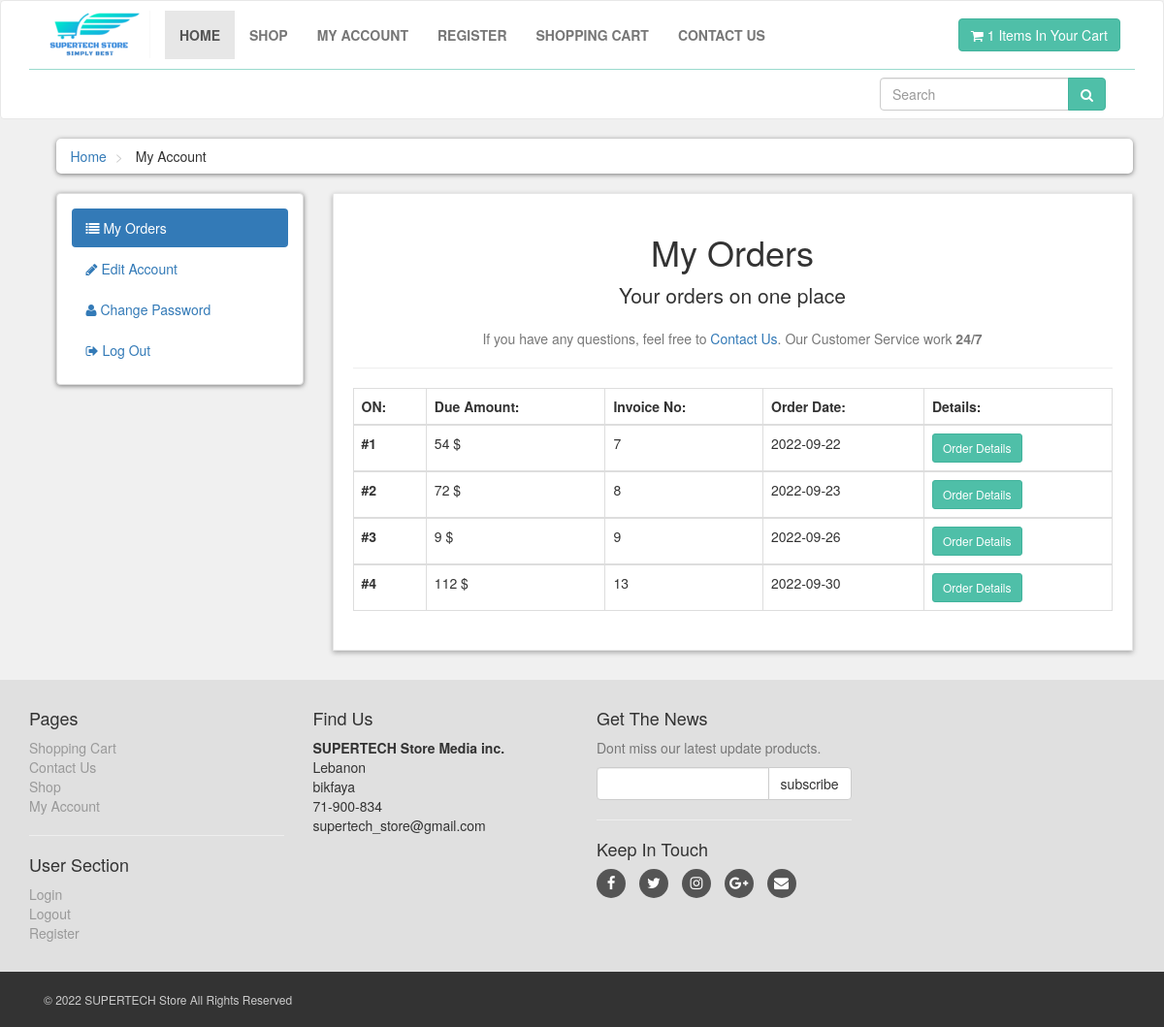
The page /customer/my_account.php?my_orders (signed in) on the database its author committed.
### tables this page shows
CREATE TABLE IF NOT EXISTS `orders` (
  `id_order` int UNSIGNED NOT NULL AUTO_INCREMENT,
  `date_ord` date NOT NULL,
  `amount` double NOT NULL,
  `pay_method` varchar(50) NOT NULL,
  `id_user` int UNSIGNED NOT NULL,
  PRIMARY KEY (`id_order`),
  KEY `ord_user` (`id_user`)
);

### customer/my_orders.php (the view)
<center>
    <h1> My Orders </h1>
    <p class="lead"> Your orders on one place</p>
    <p class="text-muted">
        If you have any questions, feel free to <a href="../contact.php">Contact Us</a>. Our Customer Service work <strong>24/7</strong>
    </p>
</center>
<hr>
<div class="table-responsive">
    <table class="table table-bordered table-hover">
        <thead>
            <tr>
                <th> ON: </th>
                <th> Due Amount: </th>
                <th> Invoice No: </th>
                <th> Order Date:</th>
                <th> Details: </th>
            </tr>
        </thead>
						<?php
					   $idu=$_COOKIE['idu'];
					   $link=connect();
					   $sql="SELECT * from orders where id_user='$idu';";
					   $res = mysqli_query($link, $sql);
					   $ord = mysqli_num_rows($res);
						if(!$res){
						echo "error sql in select orders".mysqli_error();
						}
						elseif($ord>0){
							$i=1;
							while($pro = mysqli_fetch_assoc($res)){
							echo "<tbody> <tr>";
							echo "<th> #$i </th>";
							echo "<td>".$pro['amount']." $</td>";
							echo "<td>".$pro['id_order']."</td>";
							echo "<td>".$pro['date_ord']."</td>";
							echo "<td>";
							echo "<a href='my_account.php?id_details=".$pro['id_order']."' target='_blank' class='btn btn-primary btn-sm'> Order Details </a> ";
							echo "</td>";
							echo "</tr></tbody>";
							$i++;
							}
						}
					   ?>
    </table>
</div>

### customer/styles/style.css (style rules this page uses)
body { font-size: 14px; line-height: 1.42857143; color: #333333; background: #f0f0f0; overflow-x: hidden; }
.btn-primary { color: rgb(255, 255, 255); background: rgb(79, 191, 168); border-color: rgb(65, 179, 156); }

### rows shown on the page
orders: amount "54", id_order "7", date_ord "2022-09-22"
orders: amount "72", id_order "8", date_ord "2022-09-23"
orders: amount "9", id_order "9", date_ord "2022-09-26"
orders: amount "112", id_order "13", date_ord "2022-09-30"

### other values the page prints
$item "1"
